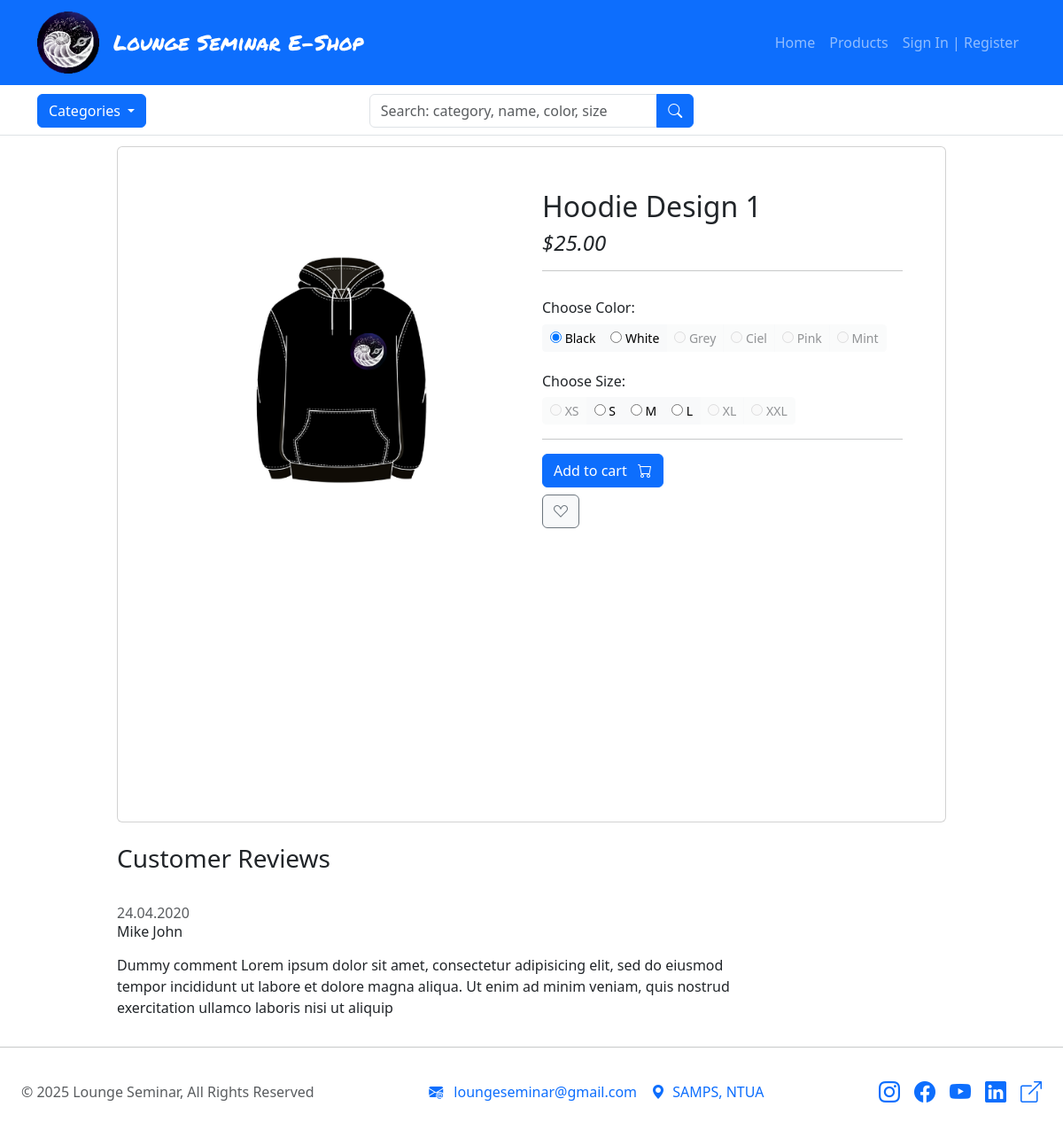
/products/category/apparel/hoodie-design-1/, run on the app's committed database.
### products/models.py (models this page shows, shortened)
class Product(models.Model):
    product_name = models.CharField(max_length=50)
    slug = models.SlugField(max_length=200, unique=True, blank=True)
    category = models.ForeignKey(Category, on_delete=models.CASCADE)
    sub_category = models.ForeignKey(
        Category,
        on_delete=models.SET_NULL,
        related_name='subcategory',
        null=True,
        blank=True
    )
    price = models.DecimalField(max_digits=8, decimal_places=2, null=True)
    description = models.TextField(max_length=500, blank=True)

class ProductColorVariant(models.Model):
    product = models.ForeignKey(Product, on_delete=models.CASCADE, related_name="colors")
    color = models.ForeignKey(Color, on_delete=models.CASCADE)
    front_image = models.ImageField(upload_to='products/', blank=True, null=True, validators=[validate_image])
    back_image = models.ImageField(upload_to='products/', blank=True, null=True, validators=[validate_image])
    def is_available(self):
        return self.sizes.filter(inventory__gt=0).exists()
    class Meta:
        unique_together = ('product', 'color')

class Color(models.Model):
    color = models.CharField(max_length=30)

class Size(models.Model):
    size = models.CharField(max_length=4)

### products/views.py (the view)
# urls.py: path('products/category/<slug:category_slug>/<slug:product_slug>/', views.product_detail, name='product_detail'),
def product_detail(request, category_slug, product_slug):
    single_product = get_object_or_404(
        Product.objects.prefetch_related(
            'colors',
            'colors__sizes__size'
        ),
        category__slug=category_slug,
        slug=product_slug
    )
    color_variants = single_product.colors.all()
    sizes_by_color = defaultdict(list)
    for color in color_variants:
        for size_variant in color.sizes.all():  # include N/A
            size_name = size_variant.size.size
            if size_name == "N/A":
                size_name = "One size"
            sizes_by_color[color.id].append({
                "id": size_variant.id,
                "size": size_name,
                "inventory": size_variant.inventory,
            })
    is_product_available = any(
        size["inventory"] > 0
        for sizes in sizes_by_color.values()
        for size in sizes
    )
    context = {
        "single_product": single_product,
        "color_variants": color_variants,
        "sizes_by_color": dict(sizes_by_color),
        "is_product_available": is_product_available,
    }
    context.update(store_essentials())
    return render(request, "products/product_detail.html", context)

### categories/context_processors.py (called while the page is built)
def menu_links(request):
    links = Category.objects.filter(parent__isnull=True)
    return dict(links=links)

### categories/models.py (called while the page is built)
    def get_url(self):
        return reverse('products:products_by_category', args=[self.slug])

### products/templatetags/product_extras.py (called while the page is built)
@register.filter
def get_item(dictionary, key):
    return dictionary.get(key, [])

### products/templates/products/product_detail.html (shortened to what this page needs)
{% extends 'layout.html' %}
{% load static %}
{% load product_extras %}
{% block body %}
<section class="section-content padding-y bg" id="prod-det-page">
    <div class="container">
        <div class="card p-5">
            <div class="row no-gutters">
                <aside class="col-md-6">
                    <article class="gallery-wrap">
                        <div class="img-big-wrap">
                            <img id="main-product-image"
                                src="{{ color_variants.first.front_image.url }}"
                                data-front="{{ color_variants.first.front_image.url }}"
                                data-back="{% if color_variants.first.back_image %}{{ color_variants.first.back_image.url }}{% else %}{{ color_variants.first.front_image.url }}{% endif %}"
                                class="img-fluid">
                        </div>
                    </article>
                </aside>
                <main class="col-md-6 border-left">
                    <article class="content-body">
                        <h2 class="title">{{ single_product.product_name }}</h2>
                        <div class="mb-3">
                            <var class="price h4">${{ single_product.price }}</var>
                        </div>
                        <hr>
                        <div class="row">
                            <div class="item-option-select">
                                <h6 class="mt-3">Choose Color:</h6>
                                <div class="btn-group btn-group-sm" role="group">
                                    {% for variant in color_variants %}
                                        <label class="btn btn-light color-option {% if not variant.is_available %}text-muted disabled{% endif %}">
                                            <input type="radio"
                                                name="color"
                                                value="{{ variant.id }}"
                                                data-image="{{ variant.front_image.url }}"
                                                data-back="{% if variant.back_image %}{{ variant.back_image.url }}{% else %}{{ variant.front_image.url }}{% endif %}"
                                                {% if not variant.is_available %}disabled{% endif %}
                                                {% if forloop.first %}checked{% endif %}
                                                {% if not variant.is_available %}disabled{% endif %}>
                                            {{ variant.color.color }}
                                        </label>
                                    {% endfor %}
                                </div>
                            </div>
                        </div>
                        <div class="row">
                            <div class="item-option-select">
                                <h6 class="mt-4">Choose Size:</h6>
                                {% for color in color_variants %}
                                    <div class="btn-group btn-group-sm size-group
                                                {% if not forloop.first %}d-none{% endif %}" role="group" data-color-id="{{ color.id }}">
                                        {% for size in sizes_by_color|get_item:color.id %}
                                            <label class="btn btn-light
                                                {% if size.inventory <= 0 %}text-muted disabled{% endif %}">
                                                <input type="radio" name="size" value="{{ size.id }}"
                                                    {% if size.inventory <= 0 %}disabled{% endif %}>
                                                {{ size.size }}
                                            </label>
                                        {% endfor %}
                                    </div>
                                {% endfor %}
                            </div>
                        </div>
                        <hr>
                        {% if is_product_available %}
                            <form id="add-to-cart-form" method="post" action="{% url 'carts:add_cart' single_product.id %}">
                                <button type="submit" class="btn btn-primary">
                                    <span class="text me-2">Add to cart</span>
                                    <i class="bi bi-cart"></i>
                                </button>
                            </form>
                        {% else %}
                            <div class="alert alert-danger mt-3" role="alert">
                                <strong>Out of stock</strong>
                            </div>
                        {% endif %}
                        <button class="btn btn-light btn-outline-secondary my-2" type="submit"><i class="bi bi-suit-heart"></i></button>
                    </article>
                </main>
            </div>
        </div>
        <br>
        <div class="row">
            <div class="col-md-9">
                <div class="section-heading">
                    <h3>Customer Reviews </h3>
                </div>
                <article class="box mb-3">
                    <div class="icontext w-100">
                        <div class="text">
                            <span class="date text-muted float-md-right">24.04.2020 </span>
                            <h6 class="mb-1">Mike John </h6>
                        </div>
                    </div>
                    <div class="mt-3">
                        <p>
                            Dummy comment Lorem ipsum dolor sit amet, consectetur adipisicing elit, sed do eiusmod
                            tempor incididunt ut labore et dolore magna aliqua. Ut enim ad minim veniam,
                            quis nostrud exercitation ullamco laboris nisi ut aliquip
                        </p>
                    </div>
                </article>
            </div>
        </div>
    </div>
</section>
{% endblock %}

### static/css/styles.css (style rules this page uses)
:root { font-size: clamp(16px, 1vh, 30px); --navbar-height: 65px; --subheader-height: 70px; }
html, body { height: 100%; display: flex; flex-direction: column; }
main { flex: 1 0 auto; min-height: calc(100vh - var(--navbar-height) - var(--subheader-height)); }
#store-page, #prod-det-page, #account-page, #cart-page, #checkout-page { flex: 1 0 auto; padding-top: calc(var(--navbar-height) + var(--subheader-height) + 30px); padding-left: 10%; padding-right: 10%; }

### data on the page
Product: first.front_image (picture), product_name "Hoodie Design 1", price "25.00"
ProductColorVariant: back_image "☑ Black", color.color "Black", size "S" "M" "L"
ProductColorVariant: back_image "☐ White", color.color "White"
ProductColorVariant: back_image "☐ Grey", color.color "Grey"
ProductColorVariant: back_image "☐ Ciel", color.color "Ciel"
ProductColorVariant: back_image "☐ Pink", color.color "Pink"
ProductColorVariant: back_image "☐ Mint", color.color "Mint"
Size: size "XS"
Size: size "XL"
Size: size "XXL"
